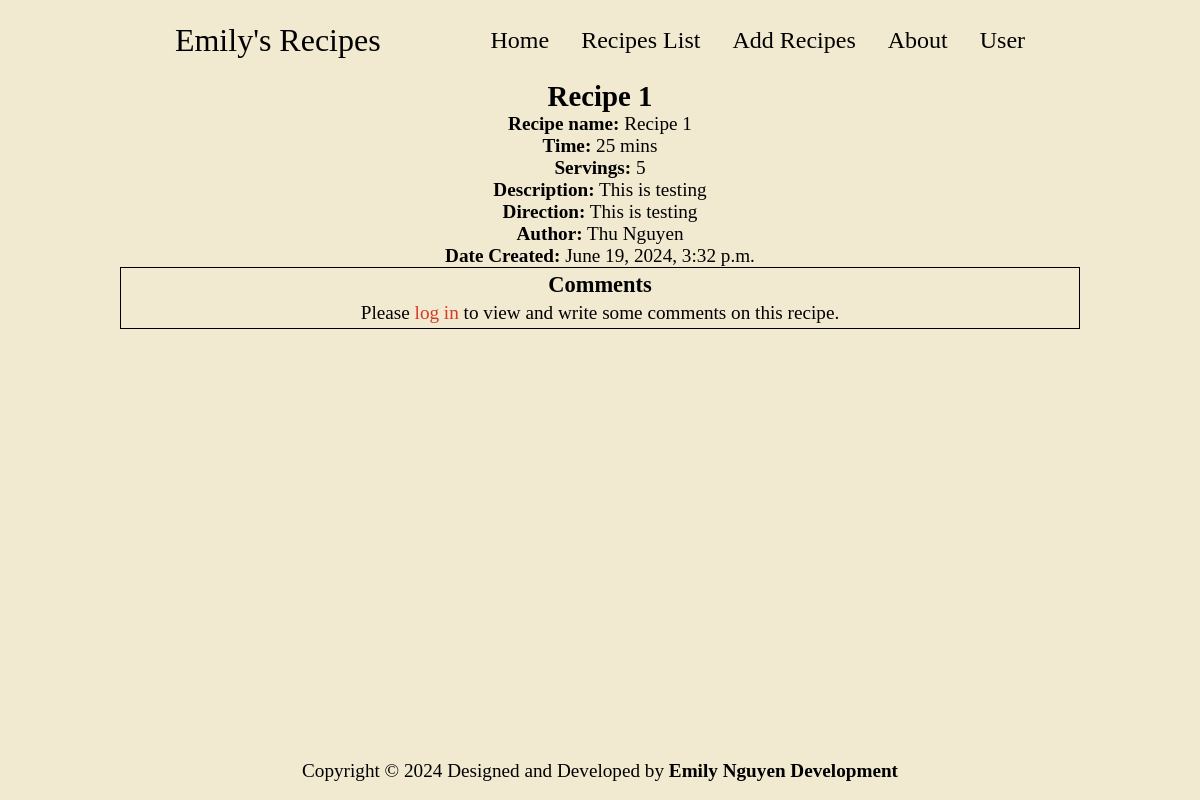
/recipes/1, run on the app's committed database.
### recipes/models.py (models this page shows, shortened)
class Recipe(models.Model):
    name = models.CharField(max_length=64)
    time = models.IntegerField()
    servings = models.IntegerField()
    description = models.TextField()
    direction = models.TextField()
    author = models.ForeignKey(CustomUser, on_delete=models.CASCADE, related_name="recipes", null=True)
    ingredients = models.ManyToManyField(Ingredient, related_name="ingredients")
    date_created = models.DateTimeField(auto_now_add=True)
    date_updated = models.DateTimeField(auto_now=True)
    is_featured = models.BooleanField(default=False)

### users/models.py (models this page shows, shortened)
class CustomUser(AbstractBaseUser, PermissionsMixin):
    first = models.CharField(max_length=64, default="")
    last = models.CharField(max_length=64,  default="")
    username = models.CharField(max_length=64, default="", unique=True)
    email = models.EmailField(default="", unique=True)
    is_superuser = models.BooleanField(default=False)
    is_staff = models.BooleanField(default=False)
    date_created = models.DateTimeField(auto_now_add=True)
    last_login = models.DateTimeField(blank=True, null=True)
    objects = CustomUserManager()
    USERNAME_FIELD = "username"
    EMAIL_FIELD = "email"
    REQUIRED_FIELDS = ["email"]
    class Meta:
        verbose_name = 'User'
        verbose_name_plural = 'Users'
    def get_full_name(self):
        return f'{self.first} {self.last}'

### recipes/views.py (the view)
# urls.py: path('<int:recipe_id>', views.singleRecipe, name='recipe'),
def singleRecipe(request, recipe_id):
    recipe = Recipe.objects.get(pk=recipe_id)
    comments = Comment.objects.filter(recipe=recipe)
    return render(request, 'recipes/recipe.html',{
        'recipe': recipe,
        'comments': comments,
        'recipe_id': recipe_id,
    })

### recipes/templates/recipes/recipe.html (shortened to what this page needs)
{% extends "recipes/layout.html" %} {% load static %} {% block body %}
<section class="recipe">
  <h1>Recipe {{recipe.id}}</h1>
  <ul>
    <li><strong>Recipe name:</strong> {{recipe.name}}</li>
    <li><strong>Time:</strong> {{recipe.time}} mins</li>
    <li><strong>Servings:</strong> {{recipe.servings}}</li>
    <li><strong>Description:</strong> {{recipe.description}}</li>
    <li><strong>Direction:</strong> {{recipe.direction}}</li>
    <li><strong>Author:</strong> {{recipe.author.get_full_name}}</li>
    <li><strong>Date Created:</strong> {{recipe.date_created}}</li>
  </ul>
</section>
<section class="comments-container">
    <h3>Comments</h3>
  {% if user.is_authenticated %}
  <form action="{% url "recipes:addCmt" recipe_id=recipe.id %}" method="POST">
    {% csrf_token %}
    <input type="hidden" name="recipe_id" value={{recipe.id}}>
    <textarea name="new-comment" placeholder="What do you think about this recipe?" required></textarea>
    <input class="btn" type="submit" value="Post">
  </form>
  {% comment %} Show comments to the page {% endcomment %}
  {% for comment in comments %}
  <div class="comment-card">
    <p>{{comment.content}} by {{comment.author.get_full_name}}</p>
    <form action="{% url 'recipes:delCmt' comment_id=comment.id recipe_id=recipe.id %}" method="POST">
      {% csrf_token %}
      <button class="btn" onclick="return confirm('Are you sure you want to delete this comment?');">Delete</button>
    </form>
    <button class="btn" type="submit" >Reply</button>
  </div>
  {% endfor %}
  <div id="comments"></div>
  {% comment %} <script src="{% static 'react/babel.min.js' %}"></script>
  <script src="{% static 'react/react.development.js' %}"></script>
  <script src="{% static 'react/react-dom.development.js' %}"></script>
   {% endcomment %}
  {% else %}
  <div>Please <a class="login-text" href="/users">log in</a> to view and write some comments on this recipe.</div>
  {% endif %}
</section>
{% endblock %}

### static/styles/style.css (style rules this page uses)
* { margin: 0; padding: 0; }
body { min-height: 100vh; background-color: rgba(236, 227, 191, 0.726); color: black; font-size: 1.2rem; display: flex; flex-direction: column; width: 80%; margin: 0 auto; }
a { color: #000; text-decoration: none; text-decoration-color: white; }
a, .btn { transition: all 300ms ease; }
.login-text { color: #d43a26; }

### recipes/static/recipes/styles/style.css (style rules this page uses)
.recipe li { list-style-type: none; }
.comments-container { border: #000 1px solid; }
.comments-container > * { margin: 4px; }

### data on the page
Recipe: id "1", name "Recipe 1", time "25", servings "5", description "This is testing", direction "This is testing", author.get_full_name "Thu Nguyen", date_created "June 19, 2024, 3:32 p.m."
